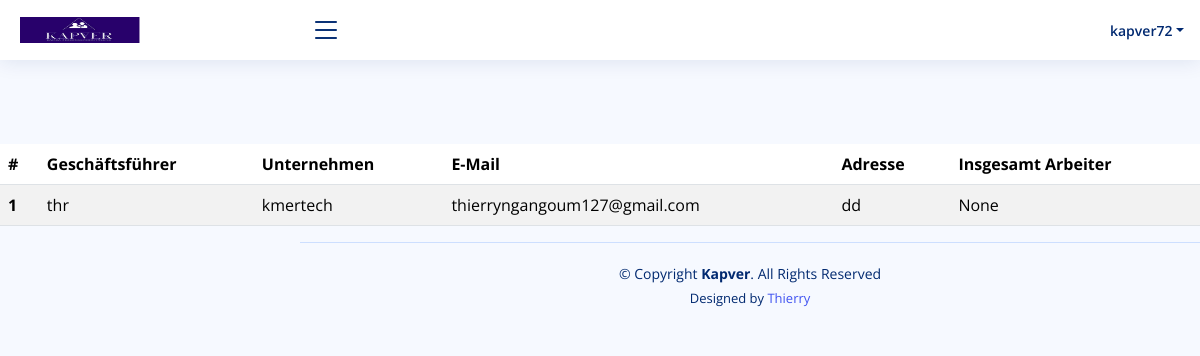
/detail_entreprise/1 (signed in), run on the app's committed database.
### kapver_app/models.py (models this page shows, shortened)
class UserModel(AbstractUser):
    travailleur = models.BooleanField(default=False)
    entreprise = models.BooleanField(default=False)
    admin = models.BooleanField(default=False)
    membre_staff = models.BooleanField(default=False)
    class Meta:
        verbose_name = ('UserModel')
        verbose_name_plural = ('UserModels')
    def __str__(self):
        return self.username

class Entreprise(models.Model):
    gerant = models.ForeignKey(UserModel,on_delete=models.CASCADE,related_name='partenaire')
    nom_entreprise  = models.CharField(max_length=100)
    date  = models.DateTimeField(auto_now_add=True)
    adresse = models.CharField(max_length=100)
    email = models.EmailField()
    BP = models.CharField(max_length=100)
    nombre_travailler = models.IntegerField(null=True,blank=True)
    class Meta:
        verbose_name= ('Entreprise')
        verbose_name_plural = ('Entreprises')

### kapver_app/views.py (the view)
# urls.py: path('detail_entreprise/<int:pk>',views.detail_entreprise,name='detail_entreprise'),
def detail_entreprise(request,pk):
    if request.user.is_authenticated:
        if request.user.admin:
            obj=''
            try:
                obj = get_object_or_404(Entreprise,pk=pk)
                print(obj.gerant)
            except:
                return redirect('dashboard')
            return render(request,'admin/detail_entreprise.html',{'obj':obj})
        else:
            return redirect('index')
    else:
        return redirect('index')

### kapver_app/templates/admin/detail_entreprise.html (shortened to what this page needs)
{% extends './dashboard.html' %}
{% load i18n %}
{% block main %}
<br><br><br><br><br><br>
<table class="table table-striped">
    <thead>
      <tr>
        <th scope="col">#</th>
        <th scope="col">{% trans "Gerant" %}</th>
        <th scope="col">{% trans "Entreprise" %}</th>
        <th scope="col">{% trans "email" %}</th>
        <th scope="col">{% trans "Adresse" %}</th>
        <th scope="col">{% trans "Total Travailleur" %}</th>
      </tr>
    </thead>
    <tbody>
      <tr>
        <th scope="row">1</th>
        <td>{{obj.gerant}}</td>
        <td>{{obj.nom_entreprise}}</td>
        <td>{{obj.email}}</td>
       <td>{{obj.adresse}}</td>
       <td>{{obj.nombre_travailler}}</td>
    </tbody>
  </table>
{% endblock %}

### kapver_app/templates/admin/dashboard.html (shortened to what this page needs)
{% load i18n %}
{% if request.user.admin == True or request.user.entreprise == True%}
{% load static %}
<!DOCTYPE html>
<html lang="en">
<head>
  <link href="{% static 'assets/vendor/bootstrap/css/bootstrap.min.css' %}" rel="stylesheet">
  <link href="{% static 'assets/vendor/bootstrap-icons/bootstrap-icons.css' %}" rel="stylesheet">
  <link href="{% static 'assets/vendor/boxicons/css/boxicons.min.css' %}" rel="stylesheet">
  <link href="{% static 'assets/vendor/quill/quill.snow.css' %}" rel="stylesheet">
  <link href="{% static 'assets/vendor/quill/quill.bubble.css' %}" rel="stylesheet">
  <link href="{% static 'assets/vendor/remixicon/remixicon.css' %}" rel="stylesheet">
  <link href="{% static 'assets/vendor/simple-datatables/style.css' %}" rel="stylesheet">
  <link href="{% static 'assets/css/style.css' %}" rel="stylesheet">
</head>
<body>
  <header id="header" class="header fixed-top d-flex align-items-center">
    <div class="d-flex align-items-center justify-content-between">
      <a href="{% url 'dashboard' %}" class="logo d-flex align-items-center">
        <img src="{% static 'logo/kamga.jpg' %}" alt="" style="width: 120px;">
      </a>
      <i class="bi bi-list toggle-sidebar-btn"></i>
    </div>
    <nav class="header-nav ms-auto">
      <ul class="d-flex align-items-center">
        <li class="nav-item dropdown pe-3">
          <a class="nav-link nav-profile d-flex align-items-center pe-0" href="#" data-bs-toggle="dropdown">
            <span class="d-none d-md-block dropdown-toggle ps-2">{{request.user}}</span>
          </a>
        </li>
      </ul>
    </nav>
  </header>
  {% block main %}{% endblock %}
  {% block signature %}
  <footer id="footer" class="footer">
    <div class="copyright">
      &copy; Copyright <strong><span>Kapver</span></strong>. All Rights Reserved
    </div>
    <div class="credits">
      Designed by <a href="https://www.github.com/chuina12">Thierry</a>
    </div>
  </footer>
  {% endblock%}
</body>
</html>
{% endif %}

### static/assets/css/style.css (style rules this page uses)
:root { scroll-behavior: smooth; }
body { font-family: "Open Sans", sans-serif; background: #f6f9ff; color: #444444; }
a { color: #4154f1; text-decoration: none; }
.logo { line-height: 1; }
@media (min-width: 1200px) { .logo { width: 280px; } }
.logo img { max-height: 26px; margin-right: 6px; }
.header { transition: all 0.5s; z-index: 997; height: 60px; box-shadow: 0px 2px 20px rgba(1, 41, 112, 0.1); background-color: #fff; padding-left: 20px; }
.header .toggle-sidebar-btn { font-size: 32px; padding-left: 10px; cursor: pointer; color: #012970; }
.header-nav ul { list-style: none; }
.header-nav>ul { margin: 0; padding: 0; }
.header-nav .nav-profile { color: #012970; }
.header-nav .nav-profile span { font-size: 14px; font-weight: 600; }
@media (min-width: 1200px) { #main, #footer { margin-left: 300px; } }
.footer { padding: 20px 0; font-size: 14px; transition: all 0.3s; border-top: 1px solid #cddfff; }
.footer .copyright { text-align: center; color: #012970; }
.footer .credits { padding-top: 5px; text-align: center; font-size: 13px; color: #012970; }

### data on the page
UserModel: user "kapver72"
Entreprise: gerant "thr", nom_entreprise "kmertech", email "thierryngangoum127@gmail.com", adresse "dd", nombre_travailler "None"
